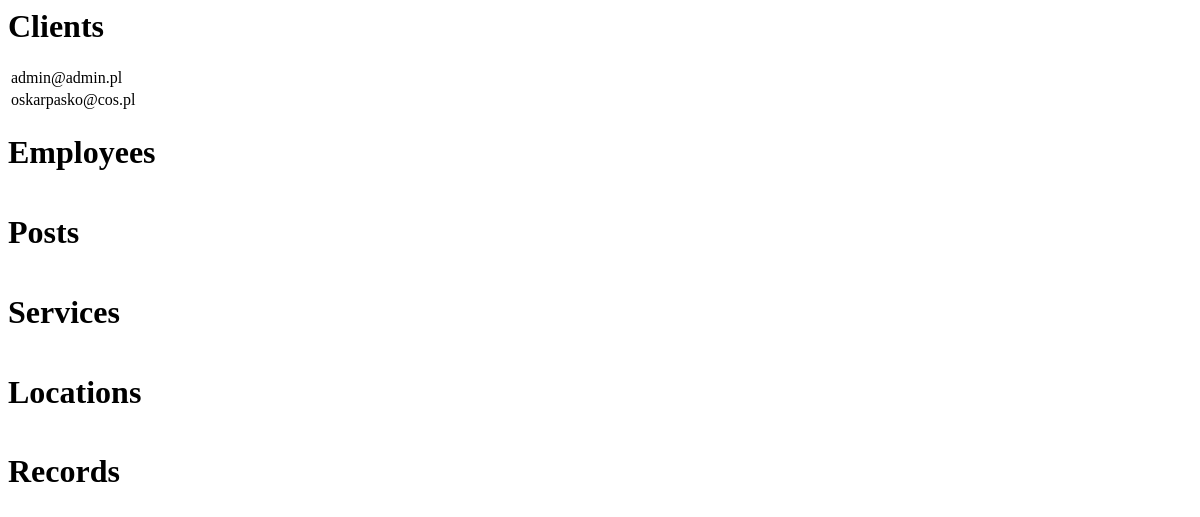
Before: /record/ with the older database file.
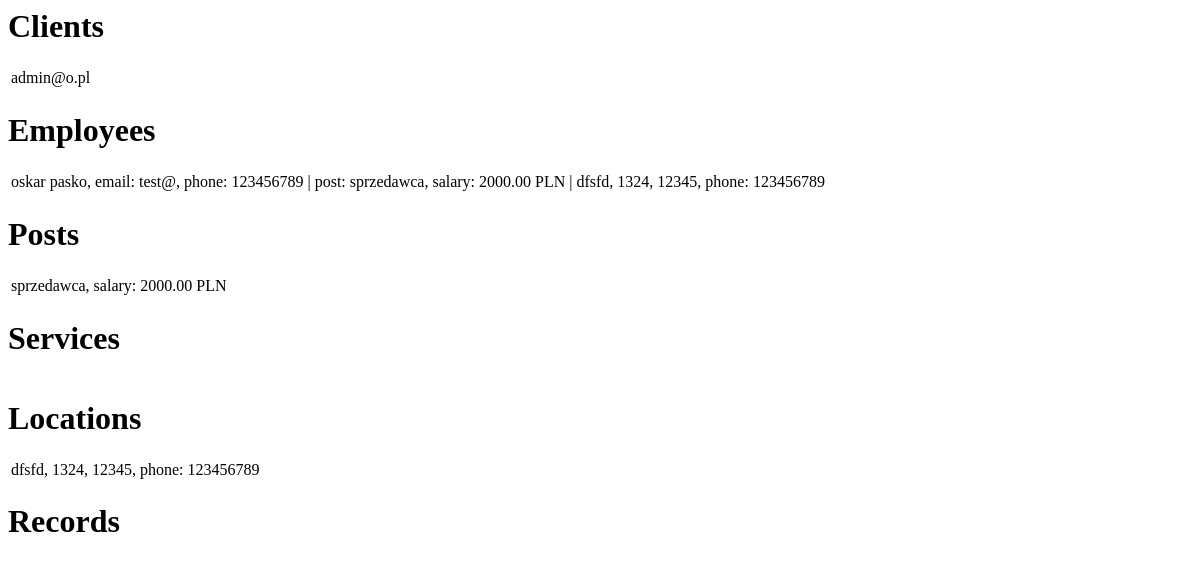
After: the same page with the newer database file.
### record/models.py (models this page shows)
class Client(AbstractBaseUser, PermissionsMixin):
    email = models.EmailField(_("email address"), primary_key=True, unique=True)
    first_name = models.CharField(max_length=50, default="")
    last_name = models.CharField(max_length=50, default="")
    phone = models.CharField(max_length=9, blank=True, null=True, default="")
    is_staff = models.BooleanField(default=False)
    is_active = models.BooleanField(default=True)
    date_joined = models.DateTimeField(default=timezone.now)
    USERNAME_FIELD = "email"
    REQUIRED_FIELDS = ["first_name", "last_name", "phone"]
    objects = CustomUserManager()
    def __str__(self):
        return self.email

class Employee(models.Model):
    email = models.CharField(max_length=100, primary_key=True, blank=False, null=False)
    first_name = models.CharField(max_length=50, blank=False, null=False)
    last_name = models.CharField(max_length=50, blank=False, null=False)
    phone = models.CharField(max_length=9, blank=False, null=False)
    posn = models.ForeignKey(Posn, on_delete=models.PROTECT, blank=False, null=False)
    location = models.ForeignKey(Location, on_delete=models.PROTECT, blank=False, null=False, default=1)
    def __str__(self):
        return f'{self.first_name} {self.last_name}, email: {self.email}, phone: {self.phone} | post: {self.posn} | {self.location}'

class Posn(models.Model):
    name = models.CharField(max_length=50, primary_key=True, blank=False, null=False, unique=True)
    salary = models.DecimalField(max_digits=7, decimal_places=2, blank=False, null=False)
    def __str__(self):
        return f'{self.name}, salary: {self.salary} PLN'

class Location(models.Model):
    id = models.AutoField(primary_key=True, unique=True, blank=False, null=False)
    street = models.CharField(max_length=255, blank=False, null=False)
    number = models.CharField(max_length=5, blank=False, null=False)
    postcode = models.CharField(max_length=6, blank=False, null=False)
    phone = models.CharField(max_length=9, blank=False, null=False, unique=True)
    def __str__(self):
        return f'{self.street}, {self.number}, {self.postcode}, phone: {self.phone}'

### record/views.py (the view)
# urls.py: path("", views.index, name="index"),
def index(request):
    clients = Client.objects.all()
    employees = Employee.objects.all()
    posts = Posn.objects.all()
    services = Service.objects.all()
    records = Record.objects.all()
    locations = Location.objects.all()
    context = {
            'clients':clients,
            'employees':employees,
            'posts':posts,
            'services':services,
            'records':records,
            'locations':locations
            }
    return render(request, "record/index.html", context)

### record/templates/record/index.html (shortened to what this page needs)
<h1> Clients </h1>
<table>
{% for client in clients %}
    <tr>
        <td>{{client}}</td>
    </tr>
{% endfor %}
</table>
<h1>Employees</h1>
<table>
{% for employee in employees %}
    <tr>
        <td>{{employee}}</td>
    </tr>
{% endfor %}
</table>
<h1>Posts</h1>
<table>
{% for post in posts %}
    <tr>
        <td>{{post}}</td>
    </tr>
{% endfor %}
</table>
<h1>Services</h1>
<h1>Locations</h1>
<table>
{% for location in locations %}
    <tr>
        <td>{{location}}</td>
    </tr>
{% endfor %}
</table>
<h1>Records</h1>

Changed rows visible on the page:
removed Client: email "admin@admin.pl"
removed Client: email "oskarpasko@cos.pl"
added Client: email "admin@o.pl"
added Employee: first_name+last_name+email "oskar pasko, email: test@, phone: 123456789 | post: sprzedawca, salary: 2000.00 PLN | dfsfd, 1324, 12345, phone: 123456789"
added Posn: name+salary "sprzedawca, salary: 2000.00 PLN"
added Location: street+number+postcode "dfsfd, 1324, 12345, phone: 123456789"
